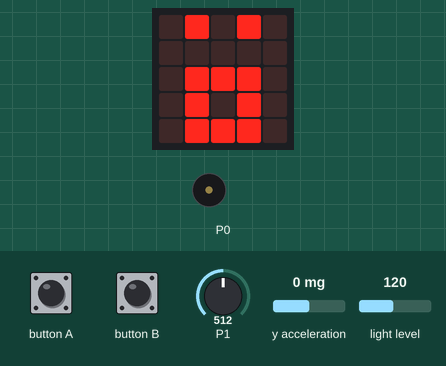
Simulated run of this program. Board: BBC micro:bit (MakeCode). On the bench: the board's 5×5 LED display, buzzer (waves = sounding). The test bench sets the inputs (shaded band); at power-on: P1 = 512, y acceleration 0 mg, light level 120 (analog values on the 0–1023 scale).

Above: at 1.2 s.
1.3 s: button B pressed for 0.15 s
At 1.71 s:
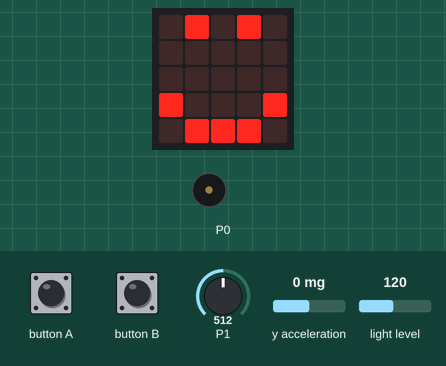
2.0 s: P1 set to 361
3.5 s: P1 set to 343
At 4.0 s:
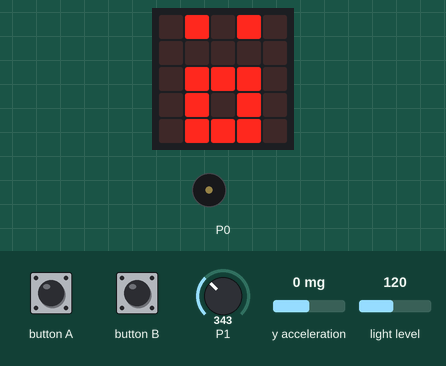
5.1 s: button A pressed for 0.15 s
At 6.67 s:
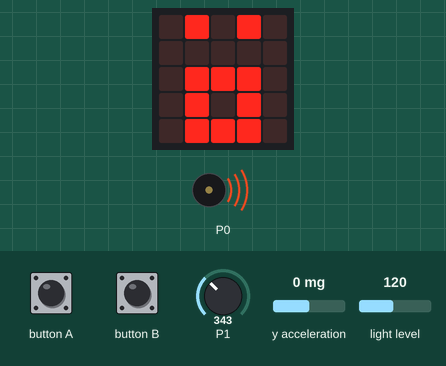
Timing chart, 0 to 6.8 s (numbered marks = the images above; inputs shaded):
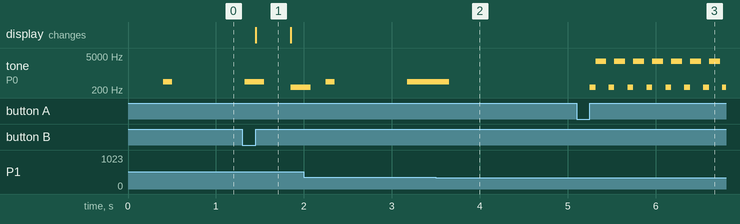

Measured:
- the behaviour switches between 351 and 350 on P1 (found by bisection; images 1 and 2)
- after the input at 1.3 s, the display: changes after 0.15 s (image 1)
- after the input at 3.5 s, tone on P0: goes on until 3.7 s, then stays silent
- after the input at 5.1 s, tone on P0: silent → 262 Hz after 0.15 s, then repeats every 0.22 s: 3000 Hz 0.13 s, silent 0.03 s, 262 Hz 0.07 s
- what the display in image 1 shows lasts 0.4 s, from 1.5 s to 1.9 s

The program:

main.ts
```typescript
let on = false
function p1のイベント () {
    basic.showLeds(`
        . # . # .
        . . . . .
        . # # # .
        . # . # .
        . # # # .
        `)
    music.playTone(440, music.beat(BeatFraction.Whole))
}
input.onButtonPressed(Button.A, function () {
    on = !(on)
})
input.onButtonPressed(Button.B, function () {
    basic.showLeds(`
        . # . # .
        . . . . .
        . . . . .
        # . . . #
        . # # # .
        `)
    music.playTone(262, music.beat(BeatFraction.Whole))
})
basic.forever(function () {
    if (pins.analogReadPin(AnalogPin.P1) > 350) {
        p1のイベント()
    }
})
basic.forever(function () {
    if (on) {
        music.playTone(262, pins.map(
        Math.abs(input.acceleration(Dimension.Y)),
        0,
        1023,
        60,
        320
        ))
        music.playTone(input.lightLevel() * 25, music.beat(BeatFraction.Quarter))
    } else {
        music.rest(music.beat(BeatFraction.Whole))
    }
})
```

test.ts
```typescript
// テストはここに来ます。このパッケージが拡張機能として使用されるときにはコンパイルされません。
```
